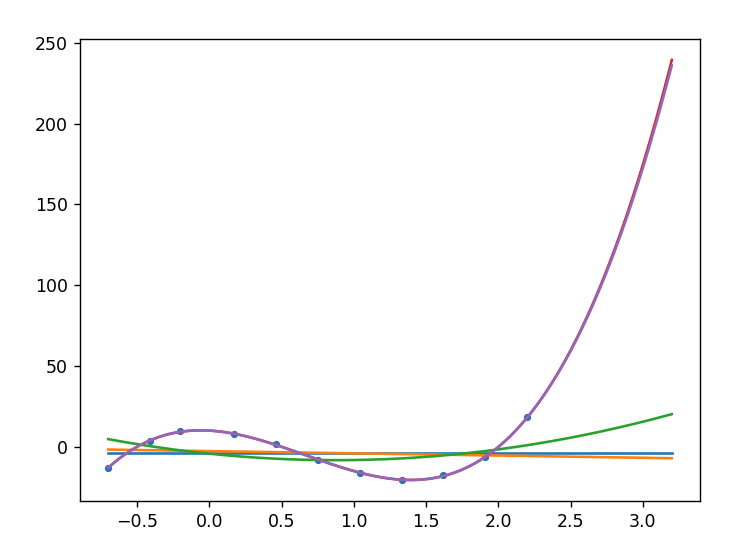

Write the Python code that produced this figure.
import numpy as np
import matplotlib
import matplotlib.pyplot as plt
x=np.array([-0.7, -0.41, -0.2, 0.17, 0.46, 0.75, 1.04, 1.33, 1.62, 1.91, 2.2])
y=np.array([-12.917,3.619,9.586,7.949,1.543,-8.057,-16.150,-20.562,-17.720,-6.200,18.115])
def genumsys(m,x, y): 
    C=np.zeros((m+1, m+1))
    b=np.zeros(m+1)
    for k in range (m+1): 
        b[k]=np.sum(y*x**k)
        for j in range (m +1):
            C[k,j] = np.sum(x**(k+j))
    return C, b
def P(x , a):
    r = 0
    for i in range (len(a)):
        r+=a[i]*x**i
    return r
def sigma(x , y, a):
    s = 0
    for i in range(len(x)):
        s+=(P(x[i], a) - y[i])**2
    s/=len(x)
    s =np.sqrt(s)
    return s


a = []
s = []
for i in range (0,6):
    C , b = genumsys(i,x,y)
    a.append(np.linalg.solve(C,b))
    s.append(sigma(x,y,a[i]))
print( a)
print(s)

plt.scatter(x, y, 10)
x1 = np.linspace(-0.7,3.2,1000)
for i in range (0,5):
   plt.plot(x1,P(x1,a[i]))
#plt.show()
